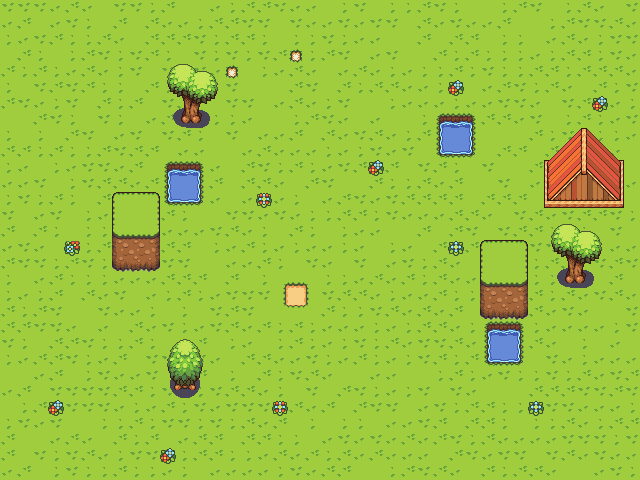

The image is a tile-based game level rendered from a .tmx file. Its description and source (layers, tilesets, objects; grid data summarised) follow:
An orthogonal 40x30 tile map with 16x16 px tiles, 3 tile layers (Background, Terrain, Trees).

<map version="1.10" tiledversion="1.10.2" orientation="orthogonal" renderorder="right-down" width="40" height="30" tilewidth="16" tileheight="16" infinite="0" nextlayerid="4" nextobjectid="1">
 <editorsettings>
  <export target="CP-Slime-World-master/assets/overworld.json" format="json" />
 </editorsettings>
 <tileset firstgid="1" name="tileset" tilewidth="16" tileheight="16" tilecount="2112" columns="33">
  <image source="CP-Slime-World-master/assets/tileset.png" trans="000000" width="528" height="1024" />
 </tileset>
 <layer id="1" name="Background" width="40" height="30">
  <data>[1200 cells, 1200 non-empty, 5 distinct tile ids]</data>
 </layer>
 <layer id="2" name="Terrain" width="40" height="30">
  <data>[1200 cells, 103 non-empty, 63 distinct tile ids]</data>
 </layer>
 <layer id="3" name="Trees" width="40" height="30">
  <data>[1200 cells, 44 non-empty, 28 distinct tile ids]</data>
 </layer>
</map>
